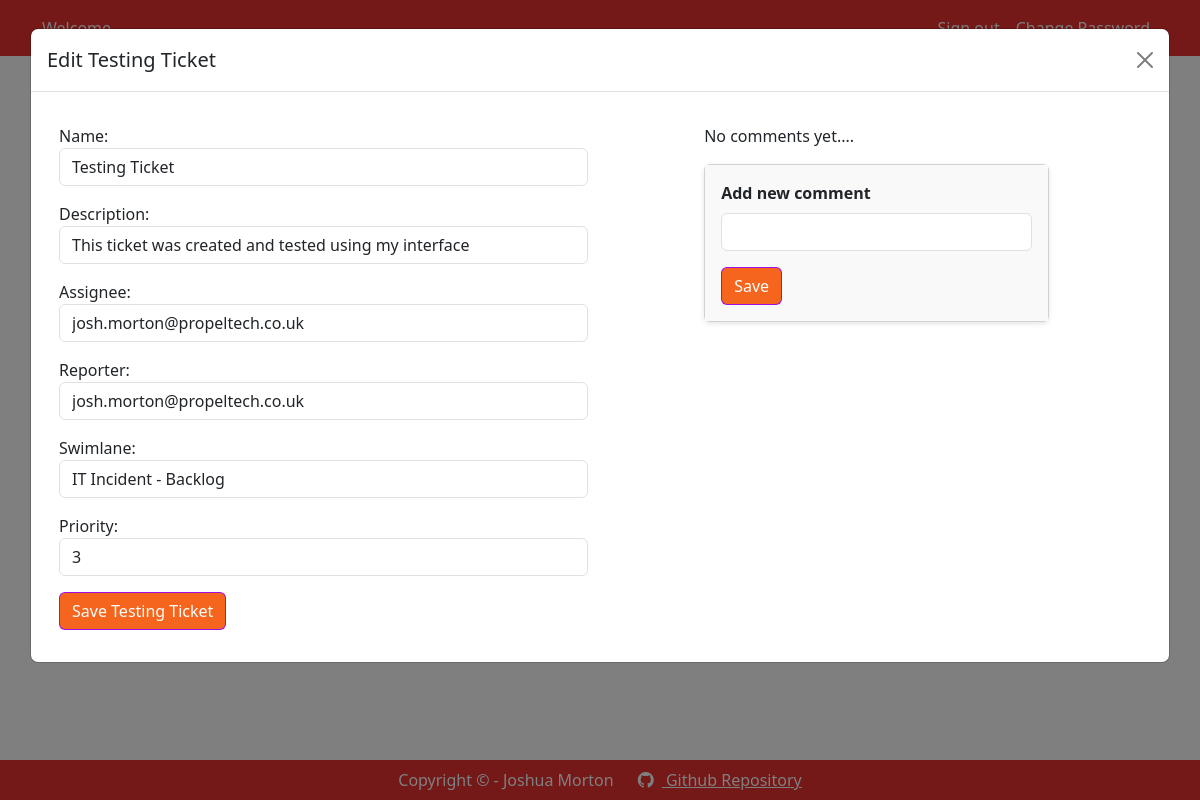
Before: /project/1/15/view with the older database file.
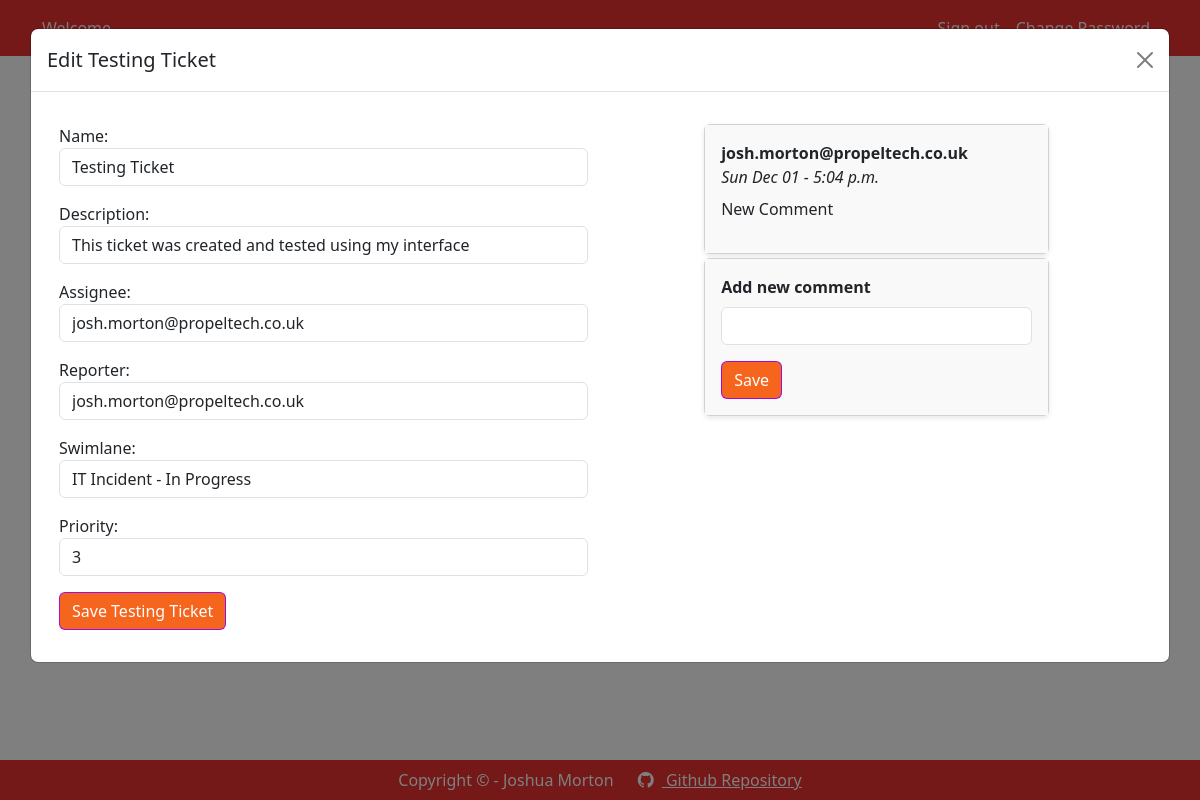
After: the same page with the newer database file.
### simple_kanban/models.py (models this page shows, shortened)
class AuditableEntity(models.Model):
  created_by = models.ForeignKey(User, on_delete=models.SET_NULL, null=True, related_name="%(class)screated_by")
  created_at = models.DateTimeField(auto_now_add=True, blank=True)
  updated_by = models.ForeignKey(User, on_delete=models.SET_NULL, null=True, related_name="%(class)supdated_by")
  updated_at = models.DateTimeField(auto_now=True)
  deleted = models.BooleanField(default=False)
  deleted_by = models.ForeignKey(User, on_delete=models.SET_NULL, null=True, blank=True, related_name="%(class)sdeleted_by")
  deleted_at = models.DateTimeField(null=True, blank=True)
  objects = ActiveManager()
  class Meta:
    abstract = True

class Ticket(AuditableEntity):
  name = models.CharField(max_length=100)
  description = models.CharField(max_length=1000)
  reporter = models.ForeignKey(User, on_delete=models.SET_NULL, null=True, related_name="ticket_reporter")
  assignee = models.ForeignKey(User, on_delete=models.SET_NULL, blank=True, null=True, related_name="ticket_assignee")
  ticket_swimlane = models.ForeignKey(Swimlane, on_delete=models.CASCADE)
  ticket_priority = models.IntegerField(default=1)
  objects = TicketActiveManager()
  @property
  def comments(self):
    return self.ticketcomment_set.all()

class Project(AuditableEntity):
  name = models.CharField(max_length=40)
  description = models.CharField(max_length=1000)

class Swimlane(AuditableEntity):
  name = models.CharField(max_length=40)
  sort_order = models.IntegerField(default = 1)
  swimlane_project = models.ForeignKey(Project, on_delete=models.CASCADE)
  objects = SwimlaneActiveManager()
  def __str__(self):
    return f"{self.swimlane_project.name} - {self.name}"
  @property
  def tickets(self):
    return self.ticket_set.all()

class TicketComment(AuditableEntity):
  text = models.CharField(max_length=2500)
  parent_ticket = models.ForeignKey(Ticket, on_delete=models.CASCADE)
  user = models.ForeignKey(User, on_delete=models.CASCADE, related_name="user_comment")

### simple_kanban/views/project.py (the view)
# urls.py: path("project/<int:project_id>/<int:ticket_id>/view", project.edit_ticket_form, name="ticket_view"),
def edit_ticket_form(request, project_id, ticket_id):
  [project_result, project] = ProjectService.GetProjectIfExists(request, project_id)
  [ticket_result, ticket] = TicketService.GetTicketIfExists(request, ticket_id)
  if not ticket_result or not project_result:
    return redirect_with_toast(request, "index", "Not Found", "The selected Project and/or Ticket could not be found.")
  project_context = ProjectService.GetProjectContext(request, project)
  edit_ticket_context = TicketService.GetEditTicketContext(request, ticket)
  comment_context = TicketCommentService.GetTicketCreateContext()
  return render(request, "kanban/project_overview.html", merge_contexts(project_context, edit_ticket_context, comment_context))

### simple_kanban/forms/kanban/ticketcomment_form.py (shortened to what this page needs)
class TicketCommentForm(forms.ModelForm):
  class Meta:
    model = TicketComment
    fields = ["text"]
  def __init__(self, *args, **kwargs):
    super().__init__(*args, **kwargs)
    self.fields['text'] = forms.CharField(
      required=True,
      label="",
      help_text="",
      widget=forms.TextInput(attrs={'class': FORM_FIELD_CSS_CLASSES,  "min": 0, "max": 255})
    )

### simple_kanban/models.py (called while the page is built)
  def get_queryset(self):
    return super().get_queryset().filter(deleted=False)

  def get_queryset(self):
    return super().get_queryset().filter(deleted=False).order_by('sort_order')

  def get_queryset(self):
    return super().get_queryset().filter(deleted=False).order_by('ticket_priority')

### simple_kanban/services/project_service.py (called while the page is built)
  def GetProjectContext(request, project: Project):
    project_data = Project.objects.prefetch_related(
        Prefetch('swimlane_set', queryset=Swimlane.objects.prefetch_related(
            Prefetch('ticket_set', queryset=Ticket.objects.prefetch_related(
                'assignee', 'reporter',
                Prefetch('ticketcomment_set', queryset=TicketComment.objects.select_related('user')
            ))
        ))
    )).filter(id=project.id).first()
    return CreateUserContext(request, {
        'project': project_data,
        'swimlanes': project_data.swimlane_set.all(),
    })

  def GetProjectIfExists(request, project_id) -> Union[bool, Project | None]:
    return get_object_if_exists(request, Project, project_id)

### simple_kanban/services/ticket_service.py (called while the page is built)
  def GetEditTicketContext(request, ticket):
    ticket_form = TicketForm(request, ticket.ticket_swimlane.swimlane_project.id, instance=ticket)
    return {
      "ticket_form": ticket_form,
      "ticket": ticket,
      "edit_ticket": True
    }

  def GetTicketIfExists(request, ticket_id) -> Union[bool, Ticket | None]:
    return get_object_if_exists(request, Ticket, ticket_id)

### simple_kanban/services/ticketcomment_service.py (called while the page is built)
  def GetTicketCreateContext():
    comment_form = TicketCommentForm()
    return { "comment_form": comment_form }

### simple_kanban/utils/auth.py (called while the page is built)
def is_admin(user) -> bool:
  return user.groups.filter(name="Admin").exists()

def CreateUserContext(request, context):
  context["is_admin"] = is_admin(request.user)
  return context

### simple_kanban/utils/generic.py (called while the page is built)
def get_object_if_exists(request, model_class, object_id) -> Union[bool, object | None]:
  try:
      obj = model_class.objects.get(pk=object_id)
      return [True, obj]
  except model_class.DoesNotExist:
    ErorrLogService.write_log_to_db(
      request=request,
      level=2,
      message=f"{str(model_class.__name__)} with ID: {object_id} not found."
    )
    return [False, None]

### simple_kanban/templates/kanban/project_overview.html (shortened to what this page needs)
{% extends "base.html" %}
{% load static %}
{% block content %}
  <div class="container">
    <a href="{% url "ticket_new" project.id %}" class="-mt-5 btn btn-primary">Create new ticket </a>
  </div>
  <div class="mx-3 my-4">
    <div class="row justify-content-center">
      {% for swimlane in swimlanes %}
        <div class="col-12 col-md-4 col-lg-3 mb-4">
          <div class="card">
            <div class="card-header bg-primary text-white">
              <h4 class="m-0">{{ swimlane.name }}</h4>
            </div>
            <div class="card-body">
              {% if swimlane.tickets.count == 0 %}
                <h5>Swimlane has no tickets</h5>
              {% else %}
                {% for ticket in swimlane.tickets %}
                <a class="text-decoration-none" href="{% url "ticket_edit" project.id ticket.id %}">
                  <div class="card ticket-card mb-3">
                    <div class="card-header">
                      <h5>{{ ticket.name }} - {% if ticket.assignee %}{{ticket.assignee}}{%else %}Unassigned{% endif %}</h5>
                      <p>{{ ticket.description }}</p>
                      {% if ticket.comments.count %}<p>Comments: {{ticket.comments.count}}</p>{% endif %}
                      <p>Last updated: {{ ticket.updated_at|date:"Y-m-d H:m:s" }}</p>
                    </div>
                  </div>
                </a>
                {% endfor %}
              {% endif %}
            </div>
          </div>
        </div>
      {% endfor %}
    </div>
  </div>
  {% if ticket_form %}
    {% include "kanban/ticket_form.html" %}
  {% endif %}
{% endblock %}

### simple_kanban/templates/base.html (shortened to what this page needs)
{% load static %}
<!DOCTYPE html>
<html lang="en">
  <head>
    {% include "generic_components/dependencies.html" %}
  </head>
  <body>
  {% include "generic_components/nav_bar.html" %}
    <main>
      <section class="container my-5">
        <div class="mb-3">
          <h1>
          </h1>
          <h5>{% block description %}{% endblock description %} </h5>
        </div>
      </section>
      {% block content %}
      {% endblock content %}
    </main>
  {% include "generic_components/footer.html" %}
  </body>
</html>

### simple_kanban/templates/generic_components/dependencies.html (shortened to what this page needs)
{% load static %}
<link href="{% static "css/styles.css" %}"
rel="stylesheet" />
<link href="https://cdn.jsdelivr.net/npm/bootstrap@5.3.3/dist/css/bootstrap.min.css"
rel="stylesheet"
integrity="sha384-QWTKZyjpPEjISv5WaRU9OFeRpok6YctnYmDr5pNlyT2bRjXh0JMhjY6hW+ALEwIH"
crossorigin="anonymous"
/>
<link type="text/css" href="https://cdnjs.cloudflare.com/ajax/libs/bootstrap-icons/1.10.3/font/bootstrap-icons.min.css" rel="stylesheet">

### simple_kanban/templates/generic_components/nav_bar.html (shortened to what this page needs)
<nav class="text-light navbar navbar-expand-lg navbar-light">
  <div class="container">
    <a class="d-none d-md-block navbar-text me-3 text-light" href="{%url 'index' %}">
    </a>
    <div class="collapse navbar-collapse" id="navbarNav">
      <div class="navbar-nav ms-auto align-items-center">
        <a class="nav-item nav-link text-light" href="{% url 'sign_out' %}">Sign out</a>
        <a class="nav-item nav-link text-light" href="{% url 'change_password' %}">Change Password</a>
      </div>
    </div>
  </div>
</nav>

### simple_kanban/templates/kanban/ticket_form.html (shortened to what this page needs)
{% extends "generic_components/base_content_modal.html" %}
{% load static %}
{% block modal_id %}ticket_modal{% endblock %}
{% block modal_title %}
  {% if ticket %} Edit {{ticket.name}} {% else %} Create new ticket? {% endif %}
{% endblock %}
{% block modal_classes %}
{% if ticket %}modal-xl{% endif %}
{% endblock %}
{% block modal_content %}
  <div class="container">
    <div class="row justify-content-between">
      <div class="{% if ticket %}col-6{% else %}col-12{% endif %}">
        <form method="POST"
            action="{% if ticket %}{% url 'ticket_edit' project.id ticket.id%}{% else %}{%url 'ticket_create' project.id %}{% endif %}">
          {{ ticket_form.as_p }}
          <button type="submit" class="btn btn-primary">{% if ticket %} Save {{ticket.name}} {% else %}Create Ticket {% endif %}</button>
        </form>
      </div>
      {% if ticket %}
        <div class="col-4 mx-auto justify-content-center">
          {% if ticket.comments.count > 0 %}
            {% for comment in ticket.comments %}
            <div class="card mb-1">
              <div class="card-body">
                <strong class="d-flex justify-content-between">
                  {{comment.user.username}}
                </strong>
                <i>{{comment.updated_at|date:"D M d - g:i a"}}</i>
                <p class="mt-2">{{comment.text}}</p>
              </div>
            </div>
            {% endfor %}
          {% else %}
            <p>No comments yet....</p>
          {% endif %}
          <div class="card mb-1">
            <div class="card-body">
              <strong>
                Add new comment
              </strong>
              <form method="POST" class="mt-2" action="{% url "comment_create" project.id ticket.id %}">
                {{ comment_form.as_p }}
                <button type="submit" class="btn btn-primary">Save </button>
              </form>
            </div>
          </div>
        </div>
      {% endif %}
    </div>
  </div>
{% endblock modal_content %}

### simple_kanban/templates/generic_components/base_content_modal.html
<div class="modal show{% block modal_classes %}{% endblock %}" id="{% block modal_id %}modal-id{% endblock %}" tabindex="-1" aria-labelledby="customModalLabel" aria-hidden="false">
  <div class="modal-dialog content-modal">
    <div class="modal-content">
      <div class="modal-header">
        <h5 class="modal-title" id="customModalLabel">{% block modal_title %}Modal Title{% endblock %}</h5>
        <button type="button" class="btn-close" data-bs-dismiss="modal" aria-label="Close"></button>
      </div>
      <div class="modal-body">
        <p>{% block modal_content %}{% endblock %}</p>
      </div>
    </div>
  </div>
</div>

### simple_kanban/templates/generic_components/footer.html
<footer class="mt-5 py-2 mt-auto">
  <div class="container">
    <div class="d-flex justify-content-center align-items-center">
      <p class="mb-0 text-white font-semibold me-4">
        Copyright © - Joshua Morton
      </p>
      <a
        target="_blank"
        class="text-white font-semibold"
        href="https://github.com/jMorton95/simple-kanban"
      >
        <i class="bi bi-github me-2"></i> Github Repository
      </a>
    </div>
  </div>
</footer>

### simple_kanban/static/css/styles.css (style rules this page uses)
:root { --primary-color: #e83030; --secondary-color: #f5651d; }
body { background-color: #f0f2f5; font-family: Arial, sans-serif; }
.btn-primary { background-color: #007bff; border: none; }
nav, footer { background-color: var(--primary-color); box-shadow: 0 0.5rem 1rem rgba(0, 0, 0, 0.15), inset 0 -1px 0 rgba(25) }
.container { min-height: 100%; }
body { padding-bottom: 75px; }
footer { padding: 20px; text-align: center; width: 100%; position: fixed; bottom: 0; left: 0; right: 0; z-index: 1000; }
.btn-primary { background-color: var(--secondary-color) !important; border-color: #9000ffdc !important; }
.card-header.bg-primary { background-color: var(--primary-color) !important; }
.card-body { background-color: #f9f9f9; }
.card-header h5 { font-size: 1.1rem; color: #333; }
.card { border-radius: 8px; box-shadow: 0 2px 5px rgba(0, 0, 0, 0.1); background-color: #f9f9f9; }
.ticket-card { background-color: #FFFFFF !important; }
.-mt-5 { margin-top: -3.5rem; }
.content-modal { width: 1200px !important; }

Changed rows visible on the page:
changed Ticket "Testing Ticket": ticket_swimlane "IT Incident - Backlog" → "IT Incident - In Progress"
added TicketComment: user.username "josh.morton@propeltech.co.uk", updated_at "Sun Dec 01 - 5:04 p.m.", text "New Comment"
Other visible differences:
text no longer shown: "No comments yet...."
